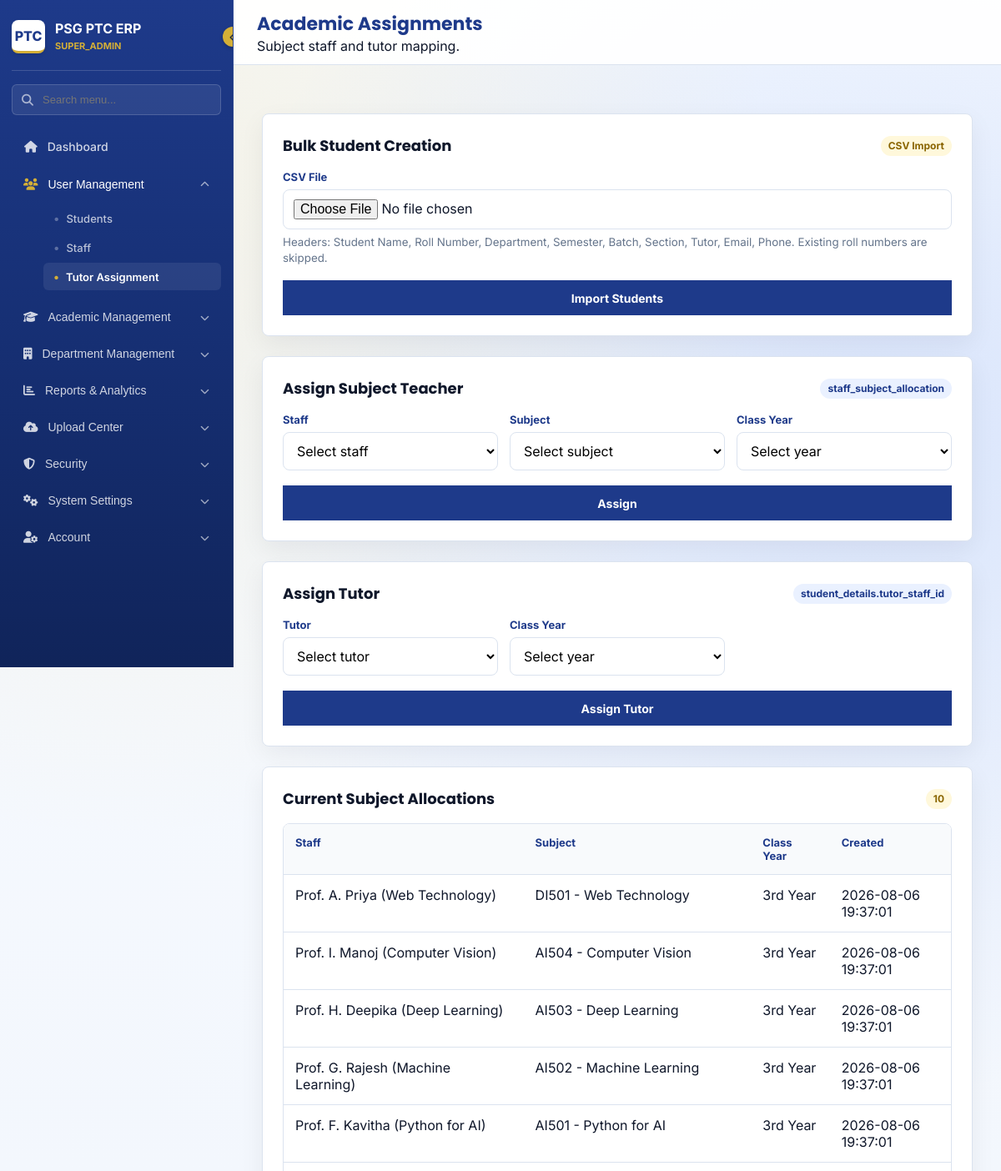
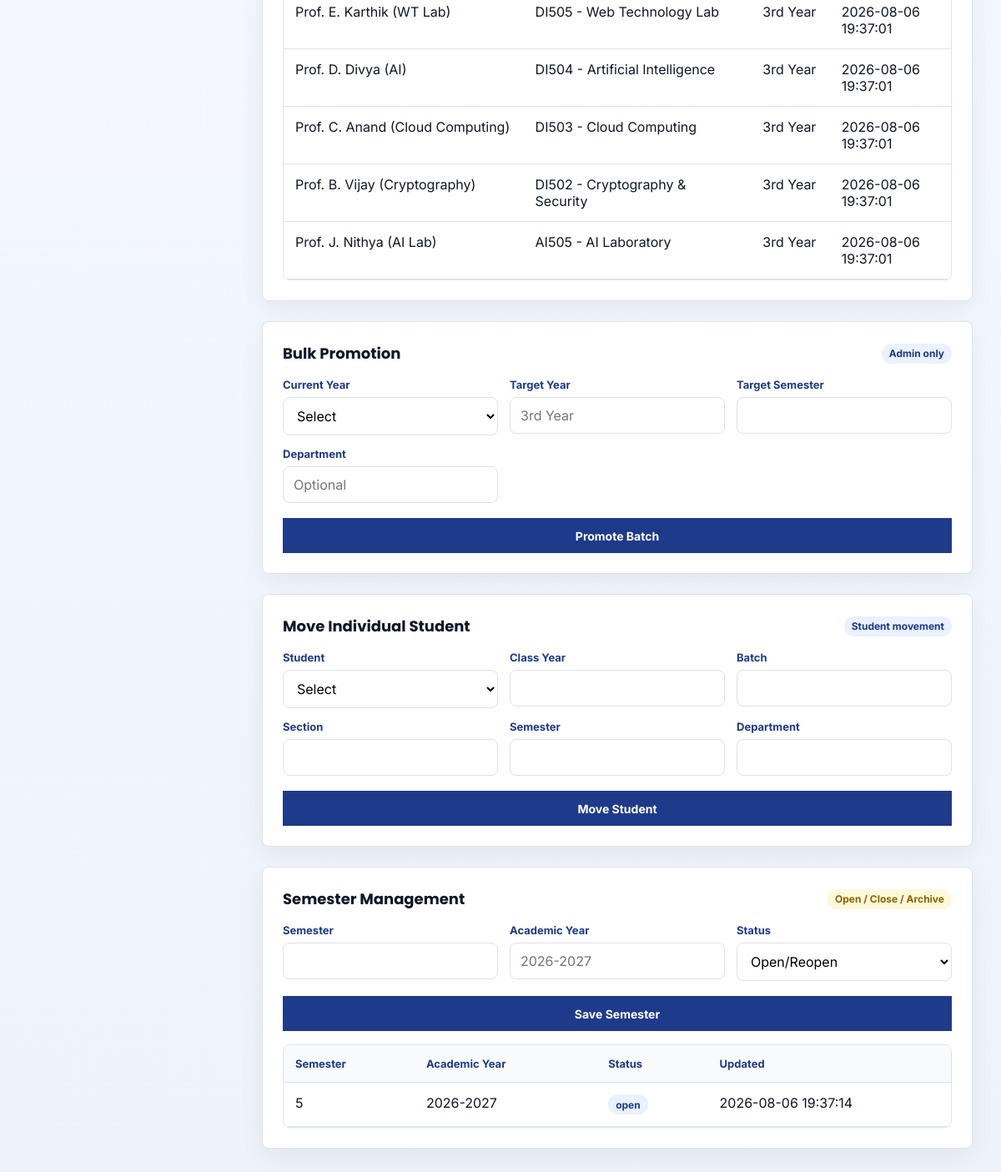
/admin_controls.php (signed in), run on the app's committed database (2 pictures, top to bottom).
### tables this page shows
CREATE TABLE `staff_subject_allocation` (
  `allocation_id` int(11) NOT NULL AUTO_INCREMENT,
  `staff_id` int(11) NOT NULL,
  `subject_code` varchar(50) NOT NULL,
  `class_year` varchar(50) NOT NULL,
  `created_at` timestamp NOT NULL DEFAULT current_timestamp(),
  PRIMARY KEY (`allocation_id`),
  UNIQUE KEY `unique_allocation` (`staff_id`,`subject_code`,`class_year`),
  CONSTRAINT `staff_subject_allocation_ibfk_1` FOREIGN KEY (`staff_id`) REFERENCES `staff_details` (`staff_id`) ON DELETE CASCADE
);

CREATE TABLE `staff_details` (
  `staff_id` int(11) NOT NULL AUTO_INCREMENT,
  `user_id` int(11) NOT NULL,
  `full_name` varchar(255) NOT NULL,
  `department` varchar(255) DEFAULT NULL,
  `is_tutor` tinyint(1) DEFAULT 0,
  `created_at` timestamp NOT NULL DEFAULT current_timestamp(),
  `updated_at` timestamp NOT NULL DEFAULT current_timestamp() ON UPDATE current_timestamp(),
  PRIMARY KEY (`staff_id`),
  UNIQUE KEY `user_id` (`user_id`),
  KEY `idx_department` (`department`),
  CONSTRAINT `staff_details_ibfk_1` FOREIGN KEY (`user_id`) REFERENCES `users` (`id`) ON DELETE CASCADE
);

CREATE TABLE `subjects` (
  `subject_code` varchar(50) NOT NULL,
  `subject_name` varchar(255) NOT NULL,
  `subject_type` enum('theory','lab','communication') DEFAULT 'theory',
  `semester` int(11) DEFAULT NULL,
  `year` int(11) DEFAULT NULL,
  `department` varchar(100) DEFAULT 'General',
  `created_at` timestamp NOT NULL DEFAULT current_timestamp(),
  PRIMARY KEY (`subject_code`),
  KEY `idx_semester` (`semester`),
  KEY `idx_type` (`subject_type`)
);

CREATE TABLE `semester_management` (
  `id` int(11) NOT NULL AUTO_INCREMENT,
  `semester` int(11) NOT NULL,
  `academic_year` varchar(20) NOT NULL,
  `status` enum('open','closed','archived') NOT NULL DEFAULT 'open',
  `opened_at` datetime DEFAULT NULL,
  `closed_at` datetime DEFAULT NULL,
  `archived_at` datetime DEFAULT NULL,
  `created_by` int(11) DEFAULT NULL,
  `created_at` timestamp NOT NULL DEFAULT current_timestamp(),
  `updated_at` timestamp NOT NULL DEFAULT current_timestamp() ON UPDATE current_timestamp(),
  PRIMARY KEY (`id`),
  UNIQUE KEY `uq_semester_academic_year` (`semester`,`academic_year`)
);

### admin_controls.php (the view, shortened to what this page needs)
<?php
require_once __DIR__ . '/include/auth.php';
require_once __DIR__ . '/include/navigation.php';
$allocations = $conn->query('SELECT ssa.*, sd.full_name, sub.subject_name FROM staff_subject_allocation ssa JOIN staff_details sd ON sd.staff_id = ssa.staff_id JOIN subjects sub ON sub.subject_code = ssa.subject_code ORDER BY ssa.created_at DESC')->fetch_all(MYSQLI_ASSOC);
$semesters = $conn->query('SELECT * FROM semester_management ORDER BY academic_year DESC, semester DESC')->fetch_all(MYSQLI_ASSOC);
?>
<!DOCTYPE html>
<html lang="en">
<head>
<link rel="stylesheet" href="assets/erp.css">
</head>
<body>
<div class="erp-layout">
    <main class="erp-main">
        <header class="erp-topbar"><div><h1>Academic Assignments</h1><span>Subject staff and tutor mapping.</span></div></header>
        <section class="erp-content">
            <section class="panel">
                <div class="panel-header"><h2>Bulk Student Creation</h2><span class="badge gold">CSV Import</span></div>
                <form method="post" enctype="multipart/form-data" class="erp-form">
                    <div class="form-grid">
                        <label class="wide"><span>CSV File</span><input type="file" name="student_csv" accept=".csv" required><small>Headers: Student Name, Roll Number, Department, Semester, Batch, Section, Tutor, Email, Phone. Existing roll numbers are skipped.</small></label>
                    </div>
                    <button class="primary-btn" type="submit">Import Students</button>
                </form>
            </section>
            <section class="panel">
                <div class="panel-header"><h2>Assign Subject Teacher</h2><span class="badge">staff_subject_allocation</span></div>
                <form method="post" class="erp-form">
                    <div class="form-grid">
                        <label><span>Staff</span><select name="staff_id" required><option value="">Select staff</option></select></label>
                        <label><span>Subject</span><select name="subject_code" required><option value="">Select subject</option></select></label>
                        <label><span>Class Year</span><select name="class_year" required><option value="">Select year</option></select></label>
                    </div>
                    <button class="primary-btn" type="submit">Assign</button>
                </form>
            </section>
            <section class="panel">
                <div class="panel-header"><h2>Assign Tutor</h2><span class="badge">student_details.tutor_staff_id</span></div>
                <form method="post" class="erp-form">
                    <div class="form-grid">
                        <label><span>Tutor</span><select name="staff_id" required><option value="">Select tutor</option></select></label>
                        <label><span>Class Year</span><select name="class_year" required><option value="">Select year</option></select></label>
                    </div>
                    <button class="primary-btn" type="submit">Assign Tutor</button>
                </form>
            </section>
            <section class="panel">
                <div class="panel-header"><h2>Current Subject Allocations</h2><span class="badge gold"><?= count($allocations) ?></span></div>
                <div class="table-wrap"><table class="erp-table"><thead><tr><th>Staff</th><th>Subject</th><th>Class Year</th><th>Created</th></tr></thead><tbody>
                    <?php foreach ($allocations as $row): ?><tr><td><?= htmlspecialchars($row['full_name']) ?></td><td><?= htmlspecialchars($row['subject_code'] . ' - ' . $row['subject_name']) ?></td><td><?= htmlspecialchars($row['class_year']) ?></td><td><?= htmlspecialchars($row['created_at']) ?></td></tr><?php endforeach; ?>
                </tbody></table></div>
            </section>
            <section class="panel">
                <div class="panel-header"><h2>Bulk Promotion</h2><span class="badge">Admin only</span></div>
                <form method="post" class="erp-form">
                    <div class="form-grid">
                        <label><span>Current Year</span><select name="from_class_year" required><option value="">Select</option></select></label>
                        <label><span>Target Year</span><input name="to_class_year" placeholder="3rd Year" required></label>
                        <label><span>Target Semester</span><input type="number" name="target_semester" min="1" max="8" required></label>
                        <label><span>Department</span><input name="department" placeholder="Optional"></label>
                    </div>
                    <button class="primary-btn" type="submit" onclick="return confirm('Confirm batch promotion?')">Promote Batch</button>
                </form>
            </section>
            <section class="panel">
                <div class="panel-header"><h2>Move Individual Student</h2><span class="badge">Student movement</span></div>
                <form method="post" class="erp-form">
                    <div class="form-grid">
                        <label><span>Student</span><select name="student_id" required><option value="">Select</option></select></label>
                        <label><span>Class Year</span><input name="class_year"></label>
                        <label><span>Batch</span><input name="batch"></label>
                        <label><span>Section</span><input name="section"></label>
                        <label><span>Semester</span><input type="number" name="semester" min="1" max="8" required></label>
                        <label><span>Department</span><input name="department"></label>
                    </div>
                    <button class="primary-btn" type="submit">Move Student</button>
                </form>
            </section>
            <section class="panel">
                <div class="panel-header"><h2>Semester Management</h2><span class="badge gold">Open / Close / Archive</span></div>
                <form method="post" class="erp-form">
                    <div class="form-grid">
                        <label><span>Semester</span><input type="number" name="semester" min="1" max="8" required></label>
                        <label><span>Academic Year</span><input name="academic_year" placeholder="2026-2027" required></label>
                        <label><span>Status</span><select name="status"><option value="open">Open/Reopen</option><option value="closed">Close</option><option value="archived">Archive</option></select></label>
                    </div>
                    <button class="primary-btn" type="submit">Save Semester</button>
                </form>
                <div class="table-wrap" style="margin-top:16px"><table class="erp-table"><thead><tr><th>Semester</th><th>Academic Year</th><th>Status</th><th>Updated</th></tr></thead><tbody><?php foreach ($semesters as $sem): ?><tr><td><?= (int)$sem['semester'] ?></td><td><?= htmlspecialchars($sem['academic_year']) ?></td><td><span class="badge"><?= htmlspecialchars($sem['status']) ?></span></td><td><?= htmlspecialchars($sem['updated_at']) ?></td></tr><?php endforeach; ?></tbody></table></div>
            </section>
        </section>
    </main>
</div>
</body>
</html>

### assets/erp.css (style rules this page uses)
:root { --royal: #1e3a8a; --blue: #2563eb; --gold: #d4af37; --ink: #0f172a; --muted: #64748b; --line: #dbe3ef; --surface: #ffffff; --soft: #f5f7fb; --success: #047857; --danger: #b91c1c; }
* { box-sizing: border-box; }
body { margin: 0; font-family: Inter, Arial, sans-serif; color: var(--ink); background: radial-gradient(circle at 12% 8%, rgba(212, 175, 55, 0.12), transparent 28%), radial-gradient(circle at 88% 18%, rgba(37, 99, 235, 0.14), transparent 32%), linear-gradient(180deg, #f8fbff 0%, #eef3fb 100%); }
h1, h2, h3 { font-family: Poppins, Inter, sans-serif; letter-spacing: 0; }
.erp-form { display: grid; gap: 18px; }
.erp-form label span { display: block; font-size: 13px; font-weight: 700; color: var(--royal); margin-bottom: 7px; }
.erp-form input, .erp-form select, .erp-form textarea { width: 100%; min-height: 44px; border: 1px solid var(--line); background: #fff; padding: 11px 12px; font: inherit; border-radius: 8px; transition: border-color 0.18s ease, box-shadow 0.18s ease, transform 0.18s ease; }
.primary-btn, .secondary-btn, .link-btn { min-height: 42px; border: 0; padding: 10px 16px; font: 700 14px Inter, sans-serif; cursor: pointer; text-decoration: none; display: inline-flex; align-items: center; justify-content: center; gap: 8px; }
.primary-btn { background: var(--royal); color: #fff; transition: transform 0.18s ease, box-shadow 0.18s ease, background 0.18s ease; }
.erp-layout { min-height: 100vh; display: grid; grid-template-columns: var(--sidebar-width, 280px) 1fr; transition: grid-template-columns 0.25s cubic-bezier(0.4, 0, 0.2, 1); }
:root { --sidebar-bg: #0f172a; --sidebar-hover-bg: rgba(255, 255, 255, 0.06); --sidebar-active-bg: rgba(255, 255, 255, 0.1); --sidebar-border: rgba(255, 255, 255, 0.08); --sidebar-text: #94a3b8; --sidebar-text-hover: #f8fafc; --sidebar-text-active: #ffffff; --gold-accent: #d4af37; }
.erp-main { min-width: 0; animation: page-fade 0.35s ease-out both; }
.erp-topbar { min-height: 78px; background: rgba(255,255,255,0.92); backdrop-filter: blur(10px); border-bottom: 1px solid var(--line); padding: 0 28px; display: flex; align-items: center; justify-content: space-between; gap: 16px; }
.erp-topbar h1 { font-size: 22px; margin: 0; color: var(--royal); }
.erp-content { padding: 34px; }
.stat-card, .panel, .record-card { background: var(--surface); border: 1px solid var(--line); box-shadow: 0 10px 30px rgba(15, 23, 42, 0.06); }
.panel { margin-top: 24px; padding: 24px; border-radius: 8px; animation: section-slide 0.34s ease-out both; }
.panel-header { display: flex; align-items: center; justify-content: space-between; gap: 14px; margin-bottom: 16px; }
.panel-header h2 { margin: 0; font-size: 18px; }
.table-wrap { overflow: auto; border: 1px solid var(--line); border-radius: 8px; background: #fff; }
.erp-table { width: 100%; border-collapse: collapse; min-width: 840px; }
.erp-table th, .erp-table td { padding: 14px; border-bottom: 1px solid var(--line); text-align: left; vertical-align: top; }
.erp-table th { position: sticky; top: 0; z-index: 1; background: #f8fafc; color: var(--royal); font-size: 13px; }
.badge { display: inline-flex; min-height: 24px; align-items: center; padding: 3px 9px; background: #eaf1ff; color: var(--royal); font-weight: 700; font-size: 12px; border-radius: 999px; }
.badge.gold { background: #fff8db; color: #8a6500; }
.form-grid { display: grid; grid-template-columns: repeat(3, minmax(0, 1fr)); gap: 14px; }
.form-grid .wide { grid-column: 1 / -1; }
.erp-form small { display: block; margin-top: 6px; color: var(--muted); line-height: 1.4; }

### include/navigation.php (style rules this page uses)
.erp-layout { display: grid !important; grid-template-columns: var(--sidebar-width, 280px) 1fr !important; transition: grid-template-columns 0.25s cubic-bezier(0.4, 0, 0.2, 1) !important; }

### data on the page
staff_subject_allocation: staff.full_name "Prof. A. Priya (Web Technology)", subject_code.subject_name "DI501 - Web Technology", class_year "3rd Year", created_at "2026-08-06 19:37:01"
staff_subject_allocation: staff.full_name "Prof. I. Manoj (Computer Vision)", subject_code.subject_name "AI504 - Computer Vision", class_year "3rd Year", created_at "2026-08-06 19:37:01"
staff_subject_allocation: staff.full_name "Prof. H. Deepika (Deep Learning)", subject_code.subject_name "AI503 - Deep Learning", class_year "3rd Year", created_at "2026-08-06 19:37:01"
staff_subject_allocation: staff.full_name "Prof. G. Rajesh (Machine Learning)", subject_code.subject_name "AI502 - Machine Learning", class_year "3rd Year", created_at "2026-08-06 19:37:01"
staff_subject_allocation: staff.full_name "Prof. F. Kavitha (Python for AI)", subject_code.subject_name "AI501 - Python for AI", class_year "3rd Year", created_at "2026-08-06 19:37:01"
staff_subject_allocation: staff.full_name "Prof. E. Karthik (WT Lab)", subject_code.subject_name "DI505 - Web Technology Lab", class_year "3rd Year", created_at "2026-08-06 19:37:01"
staff_subject_allocation: staff.full_name "Prof. D. Divya (AI)", subject_code.subject_name "DI504 - Artificial Intelligence", class_year "3rd Year", created_at "2026-08-06 19:37:01"
staff_subject_allocation: staff.full_name "Prof. C. Anand (Cloud Computing)", subject_code.subject_name "DI503 - Cloud Computing", class_year "3rd Year", created_at "2026-08-06 19:37:01"
staff_subject_allocation: staff.full_name "Prof. B. Vijay (Cryptography)", subject_code.subject_name "DI502 - Cryptography & Security", class_year "3rd Year", created_at "2026-08-06 19:37:01"
staff_subject_allocation: staff.full_name "Prof. J. Nithya (AI Lab)", subject_code.subject_name "AI505 - AI Laboratory", class_year "3rd Year", created_at "2026-08-06 19:37:01"
semester_management: semester "5", academic_year "2026-2027", status "open", updated_at "2026-08-06 19:37:14"

### other printed values
$roleLabel "SUPER_ADMIN"
$label "Dashboard"
$categoryName "User Management"
$label "Students"
$label "Staff"
$label "Tutor Assignment"
$categoryName "Academic Management"
$categoryName "Department Management"
$categoryName "Reports & Analytics"
$categoryName "Upload Center"
$categoryName "Security"
$categoryName "System Settings"
$categoryName "Account"
count($allocations) "10"
